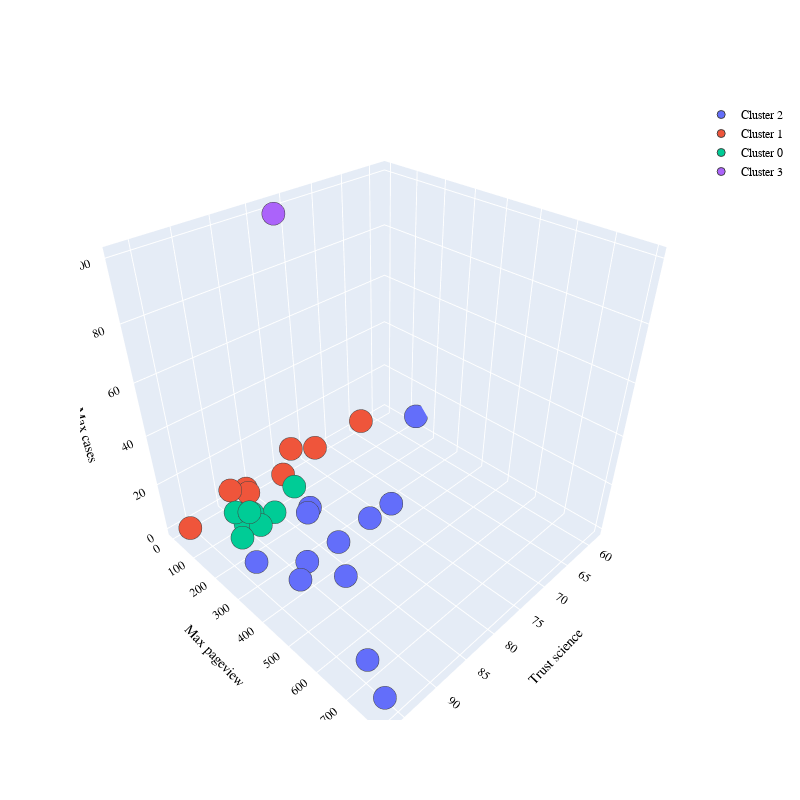

Write notebook code for a chart like this one.
### Code cell
PLOT = go.Figure()

for C in list(df_clustering_MP_MC_S.cluster.unique()):
    
    PLOT.add_trace(go.Scatter3d(x = df_clustering_MP_MC_S[df_clustering_MP_MC_S.cluster == C]["Trust science"],
                                y = df_clustering_MP_MC_S[df_clustering_MP_MC_S.cluster == C]['Max pageview'],
                                z = df_clustering_MP_MC_S[df_clustering_MP_MC_S.cluster == C]['Max cases'],
                                mode = 'markers', marker_size = 8, marker_line_width = 1,
                                name = 'Cluster ' + str(C)))
PLOT.update_layout(width = 800, height = 800, autosize = True, showlegend = True,
                   scene = dict(xaxis=dict(title = 'Trust science', titlefont_color = 'black'),
                                yaxis=dict(title = 'Max pageview', titlefont_color = 'black'),
                                zaxis=dict(title = 'Max cases', titlefont_color = 'black')),
                   font = dict(family = "Gilroy", color  = 'black', size = 12))

### Figure 1 — Plotly figure (JSON) as saved in the notebook; plotly's stock layout.template omitted (floating-point values rounded to 4 significant figures)
{"data": [{"marker": {"line": {"width": 1}, "size": 8}, "mode": "markers", "name": "Cluster 2", "type": "scatter3d", "x": [93.4, 75.9, 83, 94.1, 89.2, 83.6, 58.4, 96.7, 93.6, 90.3, 87.2, 79.5], "y": [440.2, 388.0, 216.7, 684.9, 484.5, 221.5, 142.2, 793.5, 261.7, 386.9, 457.2, 381.0], "z": [11.03, 8.09, 4.271, 3.78, 23.06, 3.328, 6.092, 7.568, 2.154, 7.671, 1.734, 7.041]}, {"marker": {"line": {"width": 1}, "size": 8}, "mode": "markers", "name": "Cluster 1", "type": "scatter3d", "x": [95.9, 64.7, 73.5, 79.2, 80.4, 88.5, 86.1, 86], "y": [26.2, 22.9, 7.975, 44.63, 28.26, 1.562, 14.45, 1.708], "z": [1.072, 4.44, 2.44, 12.73, 1.128, 4.267, 0.2693, 1.129]}, {"marker": {"line": {"width": 1}, "size": 8}, "mode": "markers", "name": "Cluster 0", "type": "scatter3d", "x": [89.5, 89.9, 92.3, 88.9, 81.9, 91.1, 86.2, 90.4], "y": [169.9, 135.0, 164.1, 115.8, 121.3, 105.8, 140.6, 124.1], "z": [3.459, 7.175, 2.088, 3.329, 4.759, 6.688, 1.256, 1.642]}, {"marker": {"line": {"width": 1}, "size": 8}, "mode": "markers", "name": "Cluster 3", "type": "scatter3d", "x": [77.8], "y": [21.97], "z": [100.0]}], "layout": {"autosize": true, "font": {"color": "black", "family": "Gilroy", "size": 12}, "height": 800, "scene": {"xaxis": {"title": {"font": {"color": "black"}, "text": "Trust science"}}, "yaxis": {"title": {"font": {"color": "black"}, "text": "Max pageview"}}, "zaxis": {"title": {"font": {"color": "black"}, "text": "Max cases"}}}, "showlegend": true, "width": 800}}
